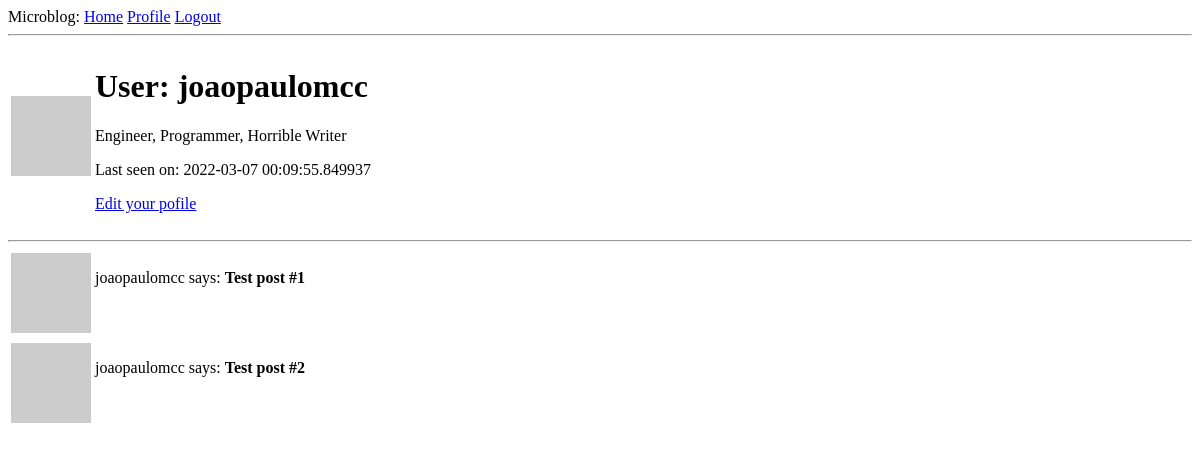
/user/joaopaulomcc (signed in), run on an earlier commit of the app's database.
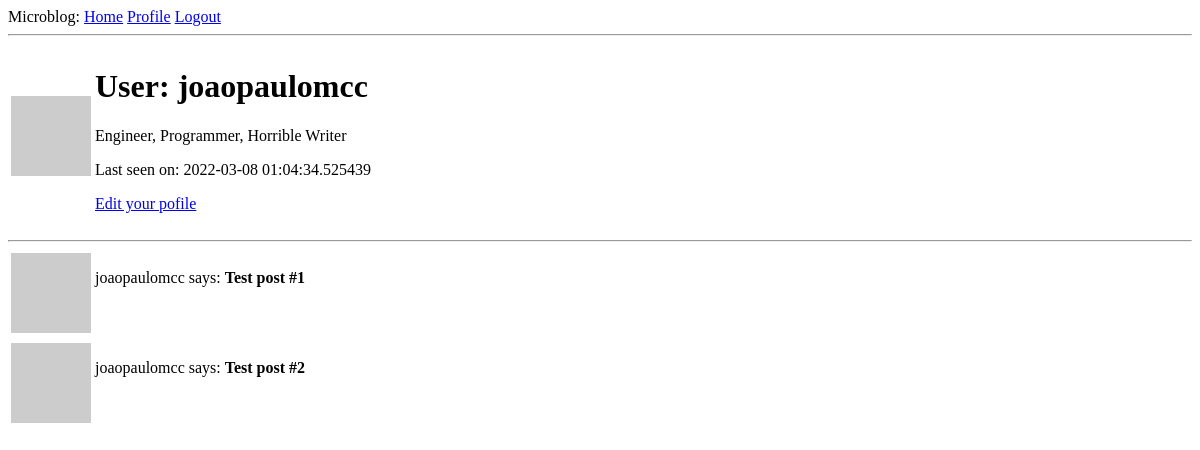
And on a later commit of the database.
### app/models.py (models this page shows, shortened)
class User(UserMixin, database.Model):
    id = database.Column(database.Integer, primary_key=True)
    username = database.Column(database.String(64), index=True, unique=True)
    email = database.Column(database.String(120), index=True, unique=True)
    password_hash = database.Column(database.String(128))
    posts = database.relationship("Post", backref="author", lazy="dynamic")
    about_me = database.Column(database.String(140))
    last_seen = database.Column(database.DateTime, default=datetime.utcnow)
    def avatar(self, size):
        digest = md5(self.email.lower().encode("utf-8")).hexdigest()
        return f"https://www.gravatar.com/avatar/{digest}?d=identicon&s={size}"

### app/routes.py (the view)
@application.route("/user/<username>")
@login_required
def user(username):
    user = User.query.filter_by(username=username).first_or_404()
    posts = [
        {"author": user, "body": "Test post #1"},
        {"author": user, "body": "Test post #2"},
    ]
    return render_template("user.html", user=user, posts=posts)

### app/models.py (called while the page is built)
@login.user_loader
def load_user(id):
    return User.query.get(int(id))

### app/routes.py (called while the page is built)
@application.before_request
def before_request():
    if current_user.is_authenticated:
        current_user.last_seen = datetime.utcnow()
        database.session.commit()

### app/templates/user.html
{% extends "base.html" %}
{% block content %}
    <table>
        <tr valigh="top">
            <td><img src="{{ user.avatar(128) }}" alt="user_avatar"></td>
            <td>
                <h1>User: {{user.username }}</h1>
                {% if user.about_me %} <p>{{ user.about_me }}</p> {% endif %}
                {% if user.last_seen %} <p>Last seen on: {{ user.last_seen }}</p> {% endif %}
                {% if user == current_user %}
                    <p><a href="{{ url_for('edit_profile') }}">Edit your pofile</a></p>
                {% endif %}
            </td>
        </tr>
    </table>
    <hr>
    {% for post in posts %}
        {% include "_post.html" %}
    {% endfor %}
{% endblock %}

### app/templates/base.html (shortened to what this page needs)
<!doctype html>
<html>
<head>
</head>
<body>
    <div>Microblog:
        <a href="{{ url_for('index') }}">Home</a>
        {% if current_user.is_anonymous %}
            <a href="{{ url_for('login') }}">Login</a>
        {% else %}
            <a href="{{ url_for('user', username=current_user.username) }}">Profile</a>
            <a href="{{ url_for('logout') }}">Logout</a>
        {% endif %}
    </div>
    <hr>
    {% block content %}{% endblock %}
</body>
</html>

### app/templates/_post.html
<table>
    <tr valign="top">
        <td><img src="{{ post.author.avatar(36) }}" alt="user_avatar"></td>
        <td><p>{{ post.author.username }} says: <b>{{ post.body }}</b></p></td>
    </tr>
</table>

What changed in the data, as far as the page shows it:
changed User "joaopaulomcc": last_seen "2022-03-07 00:09:55.849937" → "2022-03-08 01:04:34.525439"
